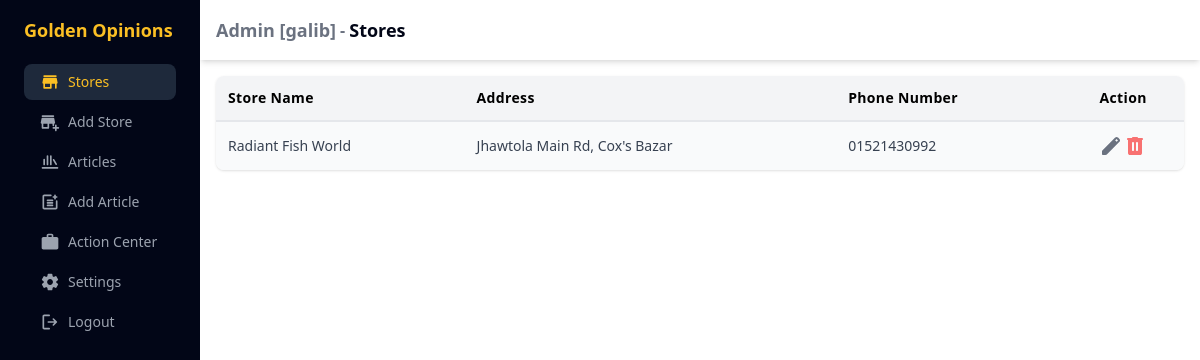
Page /dashboard (signed in) on the committed database.
### myapp/models.py (models this page shows, shortened)
class User(db.Model, UserMixin):
    id = db.Column(db.Integer, primary_key=True)
    username = db.Column(db.String(20), unique=True)
    email = db.Column(db.String(50), unique=True)
    password_hash = db.Column(db.String(255))
    email_verified = db.Column(db.Boolean, default=False)
    policies_accepted = db.Column(db.Boolean, default=False)
    role = db.Column(db.String(10), default="shop_owner")
    state = db.Column(db.String(10), default="active")
    stores = db.relationship("Store", backref="owner", lazy="dynamic")

class Store(db.Model):
    id = db.Column(db.Integer, primary_key=True)
    name = db.Column(db.String)
    address = db.Column(db.String)
    phone_number = db.Column(db.String(20))
    google_map_url = db.Column(db.String(50))
    place_id = db.Column(db.String(50))
    hex_id = db.Column(db.String(50))
    date_created = db.Column(db.DateTime())
    upto_timestamp = db.Column(db.DateTime())
    general_coupon_offer = db.Column(db.String)
    owner_id = db.Column(db.Integer, db.ForeignKey("user.id"))
    package = db.Column(db.String, default="basic")
    customers = db.relationship("Customer", secondary="store_customer", backref="store")
    campaigns = db.relationship("Campaign", backref="store", lazy="dynamic")
    coupons = db.relationship("Coupon", backref="store", lazy="dynamic")
    reviews = db.relationship("Review", backref="store", lazy="dynamic")
    coupons_generated = db.Column(db.Integer, default=0)
    coupons_redeemed = db.Column(db.Integer, default=0)

### myapp/decorators.py (the view)
    def inner(*args, **kwargs):
        if current_user.is_authenticated:
            if current_user.email_verified:
                return view(*args, **kwargs)
            return redirect(url_for("verify_email_request"))
        flash("You have to login first")
        return redirect(url_for("login"))

### myapp/templates/dashboard-admin-overview.html (shortened to what this page needs)
{% extends 'dashboard-admin.html' %}
{% set active_page = "dashboard" %}
{% block content %}
    {% if stores is defined and stores|length > 0 %}
        <div class="m-4 overflow-auto rounded-lg shadow hidden md:block">
            <table class="w-full">
                <thead class="bg-gray-100 border-b-2 border-gray-200">
                    <tr>
                        <th class="p-3 text-sm font-semibold tracking-wide text-left">Store Name</th>
                        <th class="p-3 text-sm font-semibold tracking-wide text-left">Address</th>
                        <th class="p-3 text-sm font-semibold tracking-wide text-left">Phone Number</th>
                        <th class="p-3 text-sm font-semibold tracking-wide text-center">Action</th>
                    </tr>
                </thead>
                <tbody>
                    {% for store in stores %}
                        <tr class="{{ loop.cycle('bg-gray-50', 'bg-gray-100') }}">
                            <td class="p-3 text-sm text-gray-700">{{ store.name }}</td>
                            <td class="p-3 text-sm text-gray-700">{{ store.address }}</td>
                            <td class="p-3 text-sm text-gray-700">{{ store.phone_number }}</td>
                            <td class="p-3 text-sm text-gray-700">
                                <div class="flex justify-center items-center">
                                    <a href="{{ url_for('editstore', store_id=store.id) }}">{{ macros.svg("edit", class="fill-gray-500 hover:fill-gray-800") }}</a>
                                    <a href="{{ url_for('delstore', store_id=store.id) }}">{{ macros.svg("delete", class="fill-red-400 hover:fill-red-700") }}</a>
                                </div>
                            </td>
                        </tr>
                    {% endfor %}
                </tbody>
            </table>
        </div>
    {% endif %}
{% endblock %}

### myapp/templates/dashboard-admin.html (shortened to what this page needs)
<!DOCTYPE html>
<html lang="en">
    <head>
        <link href="{{ url_for('static', filename='css/output.css') }}"
              rel="stylesheet">
        <link href="https://cdn.quilljs.com/1.3.6/quill.snow.css" rel="stylesheet">
</head>
<body>
    {% import 'macros.html' as macros %}
    <div class="mycontainer">
        <div class="bg-slate-950 h-screen w-[200px] fixed hidden sm:block px-6 text-gray-400 flex-col"
             id="dashboard-navbar">
            <div class="text-lg text-amber-400 py-4 font-bold select-none cursor-pointer">
                <a href="{{ url_for("index") }}">Golden Opinions</a>
            </div>
            <a href="{{ url_for("dashboard") }}">
                <div class="w-full my-1 px-4 py-2 rounded-lg text-sm flex items-center gap-2 hover:bg-slate-800 select-none cursor-pointer {{ 'active' if active_page=='dashboard'}}">
                    <span>{{ macros.svg("store", size=20, class='fill-gray-400') }}</span><span>Stores</span>
                </div>
            </a>
            <a href="{{ url_for("addstore") }}">
                <div class="w-full my-1 px-4 py-2 rounded-lg text-sm flex items-center gap-2 hover:bg-slate-800 select-none cursor-pointer {{ 'active' if active_page=='addstore'}}">
                    <span>{{ macros.svg("add_business", size=20, class='fill-gray-400') }}</span><span>Add Store</span>
                </div>
            </a>
            <a href="{{ url_for("articles") }}">
                <div class="w-full my-1 px-4 py-2 rounded-lg text-sm flex items-center gap-2 hover:bg-slate-800 select-none cursor-pointer {{ 'active' if active_page=='articles'}}">
                    <span>{{ macros.svg("newsstand", size=20, class='fill-gray-400') }}</span><span>Articles</span>
                </div>
            </a>
            <a href="{{ url_for("add_article") }}">
                <div class="w-full my-1 px-4 py-2 rounded-lg text-sm flex items-center gap-2 hover:bg-slate-800 select-none cursor-pointer {{ 'active' if active_page=='addarticle'}}">
                    <span>{{ macros.svg("post_add", size=20, class='fill-gray-400') }}</span><span>Add Article</span>
                </div>
            </a>
            <a href="{{ url_for("action_center") }}">
                <div class="w-full my-1 px-4 py-2 rounded-lg text-sm flex items-center gap-2 hover:bg-slate-800 select-none cursor-pointer {{ 'active' if active_page=='actions'}}">
                    <span>{{ macros.svg("work", size=20, class='fill-gray-400') }}</span><span>Action Center</span>
                </div>
            </a>
            <a href="{{ url_for("settings") }}">
                <div class="w-full my-1 px-4 py-2 rounded-lg text-sm flex items-center gap-2 hover:bg-slate-800 select-none cursor-pointer {{ 'active' if active_page=='settings'}}">
                    <span>{{ macros.svg("settings", size=20, class='fill-gray-400') }}</span><span>Settings</span>
                </div>
            </a>
            <a href="{{ url_for("logout") }}">
                <div class="w-full my-1 px-4 py-2 rounded-lg text-sm flex items-center gap-2 hover:bg-slate-800 select-none cursor-pointer">
                    <span>{{ macros.svg("logout", size=20, class='fill-gray-400') }}</span><span>Logout</span>
                </div>
            </a>
        </div>
        <div class="h-screen ml-0 sm:ml-[200px]">
            <div class="w-full p-4 shadow shadow-md select-none flex items-center gap-2">
                <div class="flex gap-1 items-center font-bold text-gray-500 text-base sm:text-lg">
                    <div class="">Admin [{{ current_user.username }}]</div>
                    <div class="text-sm sm:text-base">-</div>
                    <div class="text-slate-950">
                        {% if active_page == 'dashboard' %}
                            Stores
                        {% elif active_page == 'addstore' %}
                            Add Store
                        {% elif active_page == 'editstore' %}
                            Edit Store
                        {% elif active_page == 'settings' %}
                            Settings
                        {% elif active_page == 'addarticle' %}
                            Add Article
                        {% elif active_page == 'editarticle' %}
                            Edit Article
                        {% elif active_page == 'articles' %}
                            All Articles
                        {% elif active_page == 'actions' %}
                            Action Center
                        {% elif active_page == 'campaign' %}
                            Campaign Approval
                        {% elif active_page == 'verify_email' %}
                            Verify Email Address
                        {% endif %}
                    </div>
                </div>
            </div>
            <div id="main">
                {% block content %}{% endblock %}
            </div>
        </div>
    </div>
</body>
</html>

### myapp/templates/macros.html (shortened to what this page needs)
{% macro svg(name, size=24, class='') %}
    {% if name=='menu' %}
        <svg class="{{ class }}"
             xmlns="http://www.w3.org/2000/svg"
             height="{{ size }}"
             viewBox="0 -960 960 960"
             width="{{ size }}">
            <path d="M161-240q-17 0-28.5-11.5T120-280q0-17 11.5-28.5T160-320h640q17 0 28.5 11.5T840-280q0 17-11.5 28.5T800-240H160Zm0-200q-17 0-28.5-11.5T120-480q0-17 11.5-28.5T160-520h640q17 0 28.5 11.5T840-480q0 17-11.5 28.5T800-440H160Zm0-200q-17 0-28.5-11.5T120-680q0-17 11.5-28.5T160-720h640q17 0 28.5 11.5T840-680q0 17-11.5 28.5T800-640H160Z" />
        </svg>
    {% elif name=='logout' %}
        <svg class="{{ class }}"
             xmlns="http://www.w3.org/2000/svg"
             height="{{ size }}"
             viewBox="0 -960 960 960"
             width="{{ size }}">
            <path d="M200-120q-33 0-56.5-23.5T120-200v-560q0-33 23.5-56.5T200-840h240q17 0 28.5 11.5T480-800q0 17-11.5 28.5T440-760H200v560h240q17 0 28.5 11.5T480-160q0 17-11.5 28.5T440-120H200Zm487-320H400q-17 0-28.5-11.5T360-480q0-17 11.5-28.5T400-520h287l-75-75q-11-11-11-27t11-28q11-12 28-12.5t29 11.5l143 143q12 12 12 28t-12 28L669-309q-12 12-28.5 11.5T612-310q-11-12-10.5-28.5T613-366l74-74Z" />
        </svg>
    {% elif name=='settings' %}
        <svg class="{{ class }}"
             xmlns="http://www.w3.org/2000/svg"
             height="{{ size }}"
             viewBox="0 -960 960 960"
             width="{{ size }}">
            <path d="M405-80q-15 0-26-10t-13-25l-12-93q-13-5-24.5-12T307-235l-87 36q-14 6-28 1.5T170-215L96-344q-8-13-5-28t15-24l75-57q-1-7-1-13.5v-27q0-6.5 1-13.5l-75-57q-12-9-15-24t5-28l74-129q8-13 22-17.5t28 1.5l87 36q11-8 23-15t24-12l12-93q2-15 13-25t26-10h150q15 0 26 10t13 25l12 93q13 5 24.5 12t22.5 15l87-36q14-6 28-1.5t22 17.5l74 129q8 13 5 28t-15 24l-75 57q1 7 1 13.5v27q0 6.5-2 13.5l75 57q12 9 15 24t-5 28l-74 128q-8 13-22.5 18t-28.5-1l-85-36q-11 8-23 15t-24 12l-12 93q-2 15-13 25t-26 10H405Zm77-260q58 0 99-41t41-99q0-58-41-99t-99-41q-59 0-99.5 41T342-480q0 58 40.5 99t99.5 41Z" />
        </svg>
    {% elif name=='delete' %}
        <svg class="{{ class }}"
             xmlns="http://www.w3.org/2000/svg"
             height="{{ size }}"
             viewBox="0 -960 960 960"
             width="{{ size }}">
            <path d="M280-120q-33 0-56.5-23.5T200-200v-520q-17 0-28.5-11.5T160-760q0-17 11.5-28.5T200-800h160q0-17 11.5-28.5T400-840h160q17 0 28.5 11.5T600-800h160q17 0 28.5 11.5T800-760q0 17-11.5 28.5T760-720v520q0 33-23.5 56.5T680-120H280Zm120-160q17 0 28.5-11.5T440-320v-280q0-17-11.5-28.5T400-640q-17 0-28.5 11.5T360-600v280q0 17 11.5 28.5T400-280Zm160 0q17 0 28.5-11.5T600-320v-280q0-17-11.5-28.5T560-640q-17 0-28.5 11.5T520-600v280q0 17 11.5 28.5T560-280Z" />
        </svg>
    {% elif name=='store' %}
        <svg class="{{ class }}"
             xmlns="http://www.w3.org/2000/svg"
             height="{{ size }}"
             viewBox="0 -960 960 960"
             width="{{ size }}">
            <path d="M200-800h560q17 0 28.5 11.5T800-760q0 17-11.5 28.5T760-720H200q-17 0-28.5-11.5T160-760q0-17 11.5-28.5T200-800Zm0 640q-17 0-28.5-11.5T160-200v-200h-7q-19 0-31-14.5t-8-33.5l40-200q3-14 14-23t25-9h574q14 0 25 9t14 23l40 200q4 19-8 33.5T807-400h-7v200q0 17-11.5 28.5T760-160q-17 0-28.5-11.5T720-200v-200H560v200q0 17-11.5 28.5T520-160H200Zm40-80h240v-160H240v160Z" />
        </svg>
    {% elif name=='add_business' %}
        <svg class="{{ class }}"
             xmlns="http://www.w3.org/2000/svg"
             height="{{ size }}"
             viewBox="0 -960 960 960"
             width="{{ size }}">
            <path d="M720-160h-80q-17 0-28.5-11.5T600-200q0-17 11.5-28.5T640-240h80v-80q0-17 11.5-28.5T760-360q17 0 28.5 11.5T800-320v80h80q17 0 28.5 11.5T920-200q0 17-11.5 28.5T880-160h-80v80q0 17-11.5 28.5T760-40q-17 0-28.5-11.5T720-80v-80Zm-600 0q-17 0-28.5-11.5T80-200v-200h-7q-19 0-31-14.5T34-448l40-200q3-14 14-23t25-9h534q14 0 25 9t14 23l40 200q4 19-8 33.5T687-400h-7v80q0 17-11.5 28.5T640-280q-17 0-28.5-11.5T600-320v-80H440v200q0 17-11.5 28.5T400-160H120Zm40-80h200v-160H160v160Zm-40-480q-17 0-28.5-11.5T80-760q0-17 11.5-28.5T120-800h520q17 0 28.5 11.5T680-760q0 17-11.5 28.5T640-720H120Z" />
        </svg>
    {% elif name=='edit' %}
        <svg class="{{ class }}"
             xmlns="http://www.w3.org/2000/svg"
             height="{{ size }}"
             viewBox="0 -960 960 960"
             width="{{ size }}">
            <path d="M160-120q-17 0-28.5-11.5T120-160v-97q0-16 6-30.5t17-25.5l505-504q12-11 26.5-17t30.5-6q16 0 31 6t26 18l55 56q12 11 17.5 26t5.5 30q0 16-5.5 30.5T817-647L313-143q-11 11-25.5 17t-30.5 6h-97Zm544-528 56-56-56-56-56 56 56 56Z" />
        </svg>
    {% elif name=='post_add' %}
        <svg class="{{ class }}"
             xmlns="http://www.w3.org/2000/svg"
             height="{{ size }}"
             viewBox="0 -960 960 960"
             width="{{ size }}">
            <path d="M200-120q-33 0-56.5-23.5T120-200v-560q0-33 23.5-56.5T200-840h320q17 0 28.5 11.5T560-800q0 17-11.5 28.5T520-760H200v560h560v-320q0-17 11.5-28.5T800-560q17 0 28.5 11.5T840-520v320q0 33-23.5 56.5T760-120H200Zm160-160q-17 0-28.5-11.5T320-320q0-17 11.5-28.5T360-360h240q17 0 28.5 11.5T640-320q0 17-11.5 28.5T600-280H360Zm0-120q-17 0-28.5-11.5T320-440q0-17 11.5-28.5T360-480h240q17 0 28.5 11.5T640-440q0 17-11.5 28.5T600-400H360Zm0-120q-17 0-28.5-11.5T320-560q0-17 11.5-28.5T360-600h240q17 0 28.5 11.5T640-560q0 17-11.5 28.5T600-520H360Zm360-80q-17 0-28.5-11.5T680-640v-40h-40q-17 0-28.5-11.5T600-720q0-17 11.5-28.5T640-760h40v-40q0-17 11.5-28.5T720-840q17 0 28.5 11.5T760-800v40h40q17 0 28.5 11.5T840-720q0 17-11.5 28.5T800-680h-40v40q0 17-11.5 28.5T720-600Z" />
        </svg>
    {% elif name=='newsstand' %}
        <svg class="{{ class }}"
             xmlns="http://www.w3.org/2000/svg"
             height="{{ size }}"
             viewBox="0 -960 960 960"
             width="{{ size }}">
            <path d="M120-160q-17 0-28.5-11.5T80-200q0-17 11.5-28.5T120-240h720q17 0 28.5 11.5T880-200q0 17-11.5 28.5T840-160H120Zm80-160q-17 0-28.5-11.5T160-360v-240q0-17 11.5-28.5T200-640q17 0 28.5 11.5T240-600v240q0 17-11.5 28.5T200-320Zm160 0q-17 0-28.5-11.5T320-360v-400q0-17 11.5-28.5T360-800q17 0 28.5 11.5T400-760v400q0 17-11.5 28.5T360-320Zm160 0q-17 0-28.5-11.5T480-360v-400q0-17 11.5-28.5T520-800q17 0 28.5 11.5T560-760v400q0 17-11.5 28.5T520-320Zm275-20q-14 8-30.5 3.5T740-355L620-565q-8-14-3.5-30.5T635-620q14-8 30.5-3.5T690-605l120 210q8 14 3.5 30.5T795-340Z" />
        </svg>
    {% elif name=='work' %}
        <svg class="{{ class }}"
             xmlns="http://www.w3.org/2000/svg"
             height="{{ size }}"
             viewBox="0 -960 960 960"
             width="{{ size }}">
            <path d="M160-120q-33 0-56.5-23.5T80-200v-440q0-33 23.5-56.5T160-720h160v-80q0-33 23.5-56.5T400-880h160q33 0 56.5 23.5T640-800v80h160q33 0 56.5 23.5T880-640v440q0 33-23.5 56.5T800-120H160Zm240-600h160v-80H400v80Z" />
        </svg>
    {% endif %}
{% endmacro %}

### rows in the picture
User: username "galib"
Store: name "Radiant Fish World", address "Jhawtola Main Rd, Cox's Bazar", phone_number "01521430992", {{ size }} 24 (drawn)
